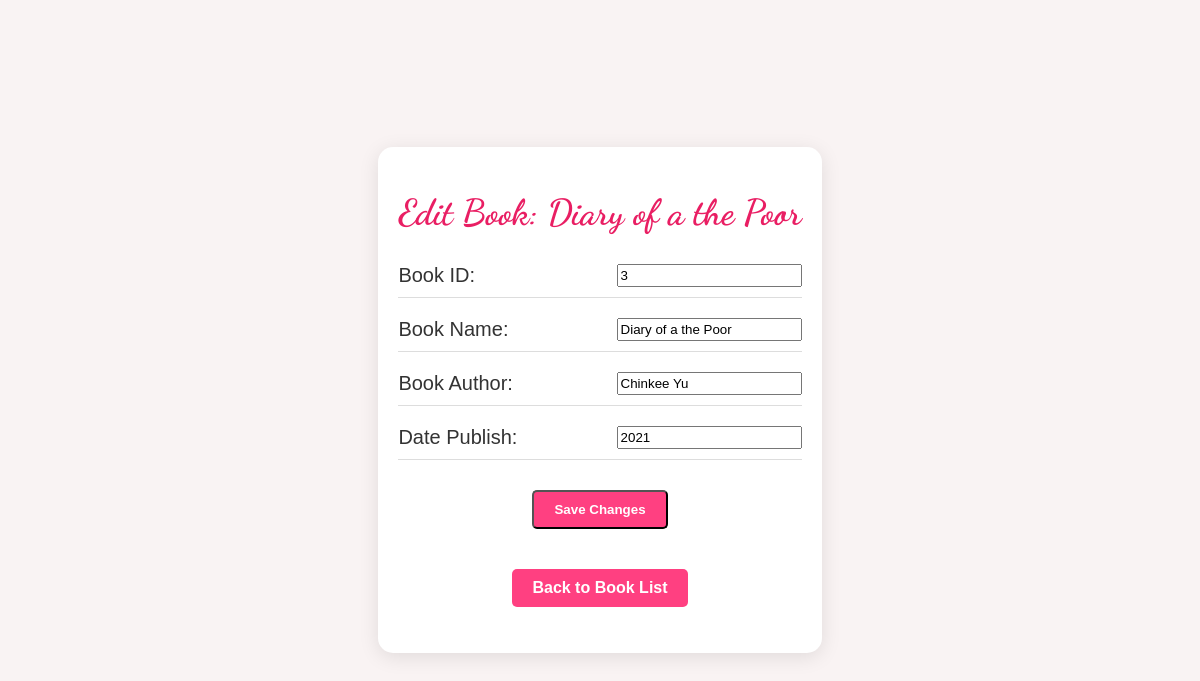
Page /edit_book/1/ on the committed database.
### books/models.py (models this page shows)
class Books(models.Model):
    book_id = models.CharField(max_length=255)
    book_name = models.CharField(max_length=255)
    book_author = models.CharField(max_length=255)
    date_publish = models.CharField(max_length=255)

### books/views.py (the view)
# urls.py: path('edit_book/<int:book_id>/', views.edit_book, name='edit_book'),
def edit_book(request, book_id):
    book = get_object_or_404(Books, id=book_id)  # Fetch the existing book
    if request.method == 'POST':
        form = BookForm(request.POST, instance=book)  # Bind the form with the book instance
        if form.is_valid():
            form.save()  # Save the updated book details
            return redirect('books')  # Redirect to the book list after saving
    else:
        form = BookForm(instance=book)  # Pre-fill the form with the current book's details
    return render(request, 'edit_book.html', {'form': form, 'book': book})

### books/forms.py
class BookForm(forms.ModelForm):
    class Meta:
        model = Books
        fields = ['book_id', 'book_name', 'book_author', 'date_publish']  # Include book_id
        labels = {
            'book_id': 'Book ID:',
            'book_name': 'Book Name:',  # Custom label for book name
            'book_author': 'Book Author:',  # Custom label for book author
            'date_publish': 'Date Publish:',  # Custom label for date publish
        }

### books/templates/edit_book.html (shortened to what this page needs)
{% extends "master.html" %}
{% block content %}
<div class="container">
    <h1 class="welcome-title">Edit Book: {{ book.book_name }}</h1>
    <form method="post">
        <div class="detail-item">
            <label for="{{ form.book_id.id_for_label }}">Book ID:</label>
            {{ form.book_id }}
        </div>
        <div class="detail-item">
            <label for="{{ form.book_name.id_for_label }}">Book Name:</label>
            {{ form.book_name }}
        </div>
        <div class="detail-item">
            <label for="{{ form.book_author.id_for_label }}">Book Author:</label>
            {{ form.book_author }}
        </div>
        <div class="detail-item">
            <label for="{{ form.date_publish.id_for_label }}">Date Publish:</label>
            {{ form.date_publish }}
        </div>
        <div class="button-container">
            <button type="submit" class="button">Save Changes</button>
        </div>
    </form>
    <p class="button-container">
        <a href="{% url 'books' %}" class="button">Back to Book List</a>
    </p>
</div>
{% endblock %}

### books/templates/master.html (style rules this page uses)
body { background-color: #f9f3f3; font-family: 'Arial', sans-serif; color: #333; margin: 0; padding: 0; }
.container { text-align: center; padding: 20px; border-radius: 15px; box-shadow: 0 4px 20px rgba(0, 0, 0, 0.1); background-color: #ffffff; max-width: 800px; margin: auto; }
.welcome-title { font-size: 36px; font-family: 'Dancing Script', cursive; color: #e91e63; margin-bottom: 20px; }
.button-container { margin-top: 20px; }
.button { display: inline-block; padding: 10px 20px; margin: 10px; background-color: #ff4081; color: white; text-decoration: none; border-radius: 5px; font-weight: bold; transition: background-color 0.3s; }
body { font-family: 'Arial', sans-serif; margin: 20px; background-color: #f9f3f3; }
body { background-color: #f9f3f3; font-family: 'Arial', sans-serif; color: #333; margin: 0; padding: 0; display: flex; justify-content: center; align-items: center; height: 100vh; }
.container { text-align: center; padding: 20px; border-radius: 15px; box-shadow: 0 4px 20px rgba(0, 0, 0, 0.1); background-color: #ffffff; }
.container { text-align: center; padding: 20px; border-radius: 15px; box-shadow: 0 4px 20px rgba(0, 0, 0, 0.1); background-color: #ffffff; max-width: 600px; margin: auto; }
.detail-item { font-size: 20px; margin: 10px 0; }
.button { display: inline-block; padding: 10px 20px; background-color: #ff4081; color: white; text-decoration: none; border-radius: 5px; font-weight: bold; transition: background-color 0.3s; }
.detail-item { display: flex; justify-content: space-between; padding: 10px 0; border-bottom: 1px solid #dddddd; }

### rows in the picture
Books: book_name "Diary of a the Poor", book_id "3", book_author "Chinkee Yu", date_publish "2021"
